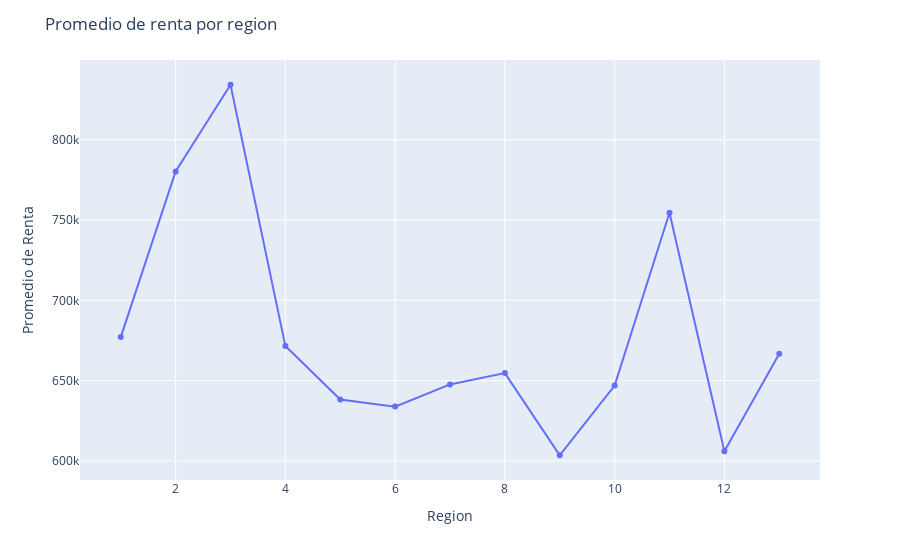

The notebook cell saved with this chart:
### Code cell
import plotly.express as px

fig = px.line(renta_by_region, x='Region', y='Renta')
fig.update_traces(mode='markers+lines')
fig.update_layout(title='Promedio de renta por region', xaxis_title='Region', yaxis_title='Promedio de Renta')
fig.show()

### Figure 1 — Plotly figure (JSON) as saved in the notebook; plotly's stock layout.template omitted (floating-point values rounded to 4 significant figures)
{"data": [{"hovertemplate": "Region=%{x}<br>Renta=%{y}<extra></extra>", "legendgroup": "", "line": {"color": "#636efa", "dash": "solid"}, "marker": {"symbol": "circle"}, "mode": "markers+lines", "name": "", "orientation": "v", "showlegend": false, "type": "scatter", "x": [1, 2, 3, 4, 5, 6, 7, 8, 9, 10, 11, 12, 13], "xaxis": "x", "y": [677100.0, 780200.0, 834200.0, 671500.0, 638300.0, 633800.0, 647700.0, 654700.0, 603600.0, 647000.0, 754500.0, 606000.0, 666800.0], "yaxis": "y"}], "layout": {"autosize": true, "legend": {"tracegroupgap": 0}, "margin": {"t": 60}, "title": {"text": "Promedio de renta por region"}, "xaxis": {"anchor": "y", "autorange": true, "domain": [0, 1], "range": [0.2738, 13.73], "title": {"text": "Region"}, "type": "linear"}, "yaxis": {"anchor": "x", "autorange": true, "domain": [0, 1], "range": [585700.0, 852100.0], "title": {"text": "Promedio de Renta"}, "type": "linear"}}}
